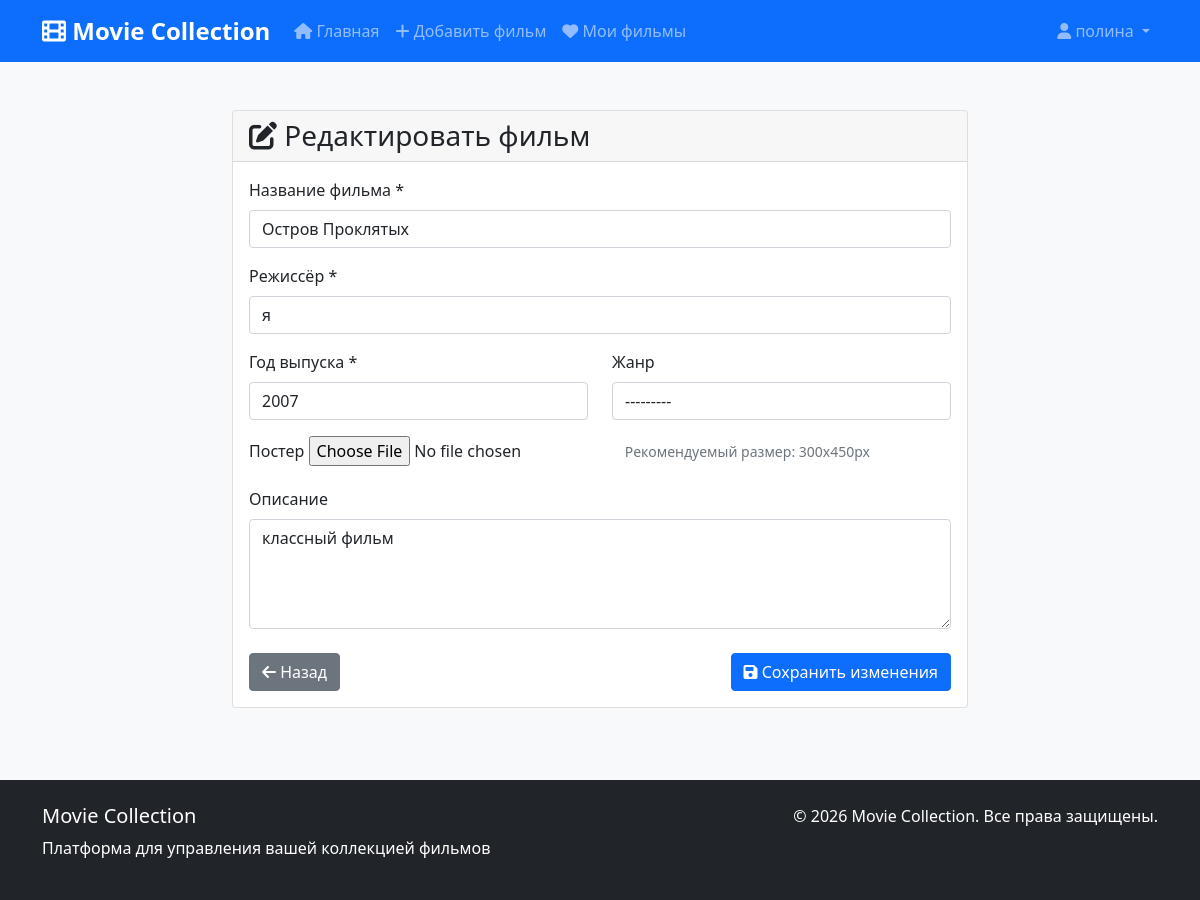
/movie/1/update/ (signed in), run on the app's committed database.
### movies/models.py (models this page shows, shortened)
class Movie(TimeStampedModel):
    title = models.CharField(
        _('Название фильма'),
        max_length=255
    )
    director = models.CharField(
        _('Режиссёр'),
        max_length=255
    )
    release_year = models.PositiveIntegerField(
        _('Год выпуска'),
        db_index=True,
        validators=[MinValueValidator(1888), MaxValueValidator(2100)]
    )
    genre = models.ForeignKey(
        Genre,
        on_delete=models.SET_NULL,
        null=True,
        blank=True,
        verbose_name=_('Жанр')
    )
    description = models.TextField(
        _('Описание'),
        blank=True
    )
    poster = models.ImageField(
        _('Постер'),
        upload_to='movie_posters/',
        null=True,
        blank=True
    )
    added_by = models.ForeignKey(
        User,
        on_delete=models.CASCADE,
        related_name='movies',
        verbose_name=_('Добавил пользователь')
    )
    class Meta:
        verbose_name = _('Фильм')
        verbose_name_plural = _('Фильмы')
        ordering = ['-created_at']
        unique_together = ['title', 'director', 'release_year']

### movies/views.py (the view, shortened to what this page needs)
# urls.py: path('movie/<int:pk>/update/', views.MovieUpdateView.as_view(), name='movie_update'),
class MovieUpdateView(OwnerRequiredMixin, SuccessMessageMixin, UpdateView):
    model = Movie
    form_class = MovieForm
    template_name = 'movies/movie_form.html'
    success_message = _('Фильм успешно обновлен')

### movies/forms.py
class MovieForm(forms.ModelForm):
    class Meta:
        model = Movie
        fields = [
            'title',
            'director',
            'release_year',
            'genre',
            'description',
            'poster'
        ]
        widgets = {
            'description': forms.Textarea(attrs={'rows': 4}),
            'release_year': forms.NumberInput(attrs={'min': 1888}),
        }
        labels = {
            'title': _('Название фильма'),
            'director': _('Режиссёр'),
            'release_year': _('Год выпуска'),
            'genre': _('Жанр'),
            'description': _('Описание'),
            'poster': _('Постер'),
        }

### core/mixins.py (called while the page is built)
    def test_func(self):
        obj = self.get_object()
        return obj.added_by == self.request.user or self.request.user.is_staff

### movies/models.py (called while the page is built)
    def __str__(self):
        return self.name

### templates/movies/movie_form.html (shortened to what this page needs)
{% extends 'base.html' %}
{% load static %}
{% block content %}
<div class="container mt-4">
    <div class="row">
        <div class="col-md-8 mx-auto">
            <div class="card">
                <div class="card-header">
                    <h3 class="mb-0">
                        {% if object %}
                            <i class="fas fa-edit"></i> Редактировать фильм
                        {% else %}
                            <i class="fas fa-plus-circle"></i> Добавить новый фильм
                        {% endif %}
                    </h3>
                </div>
                <div class="card-body">
                    <form method="post" enctype="multipart/form-data" novalidate>
                        <div class="mb-3">
                            <label for="{{ form.title.id_for_label }}" class="form-label">
                                {{ form.title.label }} *
                            </label>
                            {{ form.title }}
                        </div>
                        <div class="mb-3">
                            <label for="{{ form.director.id_for_label }}" class="form-label">
                                {{ form.director.label }} *
                            </label>
                            {{ form.director }}
                        </div>
                        <div class="row">
                            <div class="col-md-6 mb-3">
                                <label for="{{ form.release_year.id_for_label }}" class="form-label">
                                    {{ form.release_year.label }} *
                                </label>
                                {{ form.release_year }}
                            </div>
                            <div class="col-md-6 mb-3">
                                <label for="{{ form.genre.id_for_label }}" class="form-label">
                                    {{ form.genre.label }}
                                </label>
                                {{ form.genre }}
                            </div>
                        </div>
                        <div class="mb-3">
                            <label for="{{ form.poster.id_for_label }}" class="form-label">
                                {{ form.poster.label }}
                            </label>
                            {{ form.poster }}
                            <small class="form-text text-muted">
                                Рекомендуемый размер: 300x450px
                            </small>
                        </div>
                        <div class="mb-3">
                            <label for="{{ form.description.id_for_label }}" class="form-label">
                                {{ form.description.label }}
                            </label>
                            {{ form.description }}
                        </div>
                        <div class="d-flex justify-content-between mt-4">
                            <a href="{% if object %}{% url 'movies:movie_detail' object.pk %}{% else %}{% url 'movies:movie_list' %}{% endif %}"
                               class="btn btn-secondary">
                                <i class="fas fa-arrow-left"></i> Назад
                            </a>
                            <button type="submit" class="btn btn-primary">
                                <i class="fas fa-save"></i>
                                {% if object %}
                                    Сохранить изменения
                                {% else %}
                                    Добавить фильм
                                {% endif %}
                            </button>
                        </div>
                    </form>
                </div>
            </div>
        </div>
    </div>
</div>
{% endblock %}

### templates/base.html (shortened to what this page needs)
{% load static %}
<!DOCTYPE html>
<html lang="ru">
<head>
    <link href="https://cdn.jsdelivr.net/npm/bootstrap@5.1.3/dist/css/bootstrap.min.css" rel="stylesheet">
    <link rel="stylesheet" href="https://cdnjs.cloudflare.com/ajax/libs/font-awesome/6.0.0/css/all.min.css">
    <link rel="stylesheet" href="{% static 'css/style.css' %}">
</head>
<body>
    <nav class="navbar navbar-expand-lg navbar-dark bg-primary">
        <div class="container">
            <a class="navbar-brand" href="{% url 'movies:movie_list' %}">
                <i class="fas fa-film"></i> Movie Collection
            </a>
            <div class="collapse navbar-collapse" id="navbarNav">
                <ul class="navbar-nav me-auto">
                    <li class="nav-item">
                        <a class="nav-link" href="{% url 'movies:movie_list' %}">
                            <i class="fas fa-home"></i> Главная
                        </a>
                    </li>
                    <li class="nav-item">
                        <a class="nav-link" href="{% url 'movies:movie_create' %}">
                            <i class="fas fa-plus"></i> Добавить фильм
                        </a>
                    </li>
                    {% if user.is_authenticated %}
                    <li class="nav-item">
                        <a class="nav-link" href="#">
                            <i class="fas fa-heart"></i> Мои фильмы
                        </a>
                    </li>
                    {% endif %}
                </ul>
                <ul class="navbar-nav">
                    {% if user.is_authenticated %}
                        <li class="nav-item dropdown">
                            <a class="nav-link dropdown-toggle" href="#" id="navbarDropdown" role="button"
                               data-bs-toggle="dropdown">
                                <i class="fas fa-user"></i> {{ user.username }}
                            </a>
                        </li>
                    {% endif %}
                </ul>
            </div>
        </div>
    </nav>
    <main class="py-4">
        {% block content %}
        {% endblock %}
    </main>
    <footer class="bg-dark text-white mt-5 py-4">
        <div class="container">
            <div class="row">
                <div class="col-md-6">
                    <h5>Movie Collection</h5>
                    <p>Платформа для управления вашей коллекцией фильмов</p>
                </div>
                <div class="col-md-6 text-end">
                    <p>&copy; {% now "Y" %} Movie Collection. Все права защищены.</p>
                </div>
            </div>
        </div>
    </footer>
</body>
</html>

### static/css/style.css (style rules this page uses)
body { font-family: 'Segoe UI', Tahoma, Geneva, Verdana, sans-serif; background-color: #f8f9fa; min-height: 100vh; display: flex; flex-direction: column; }
main { flex: 1; }
.navbar-brand { font-weight: bold; font-size: 1.5rem; }
.btn-primary { background-color: #0d6efd; border-color: #0d6efd; }

### data on the page
Movie: title "Остров Проклятых", director "я", release_year "2007", genre "---------", description "классный фильм"

### other printed values
{{ user.username }} "полина"
